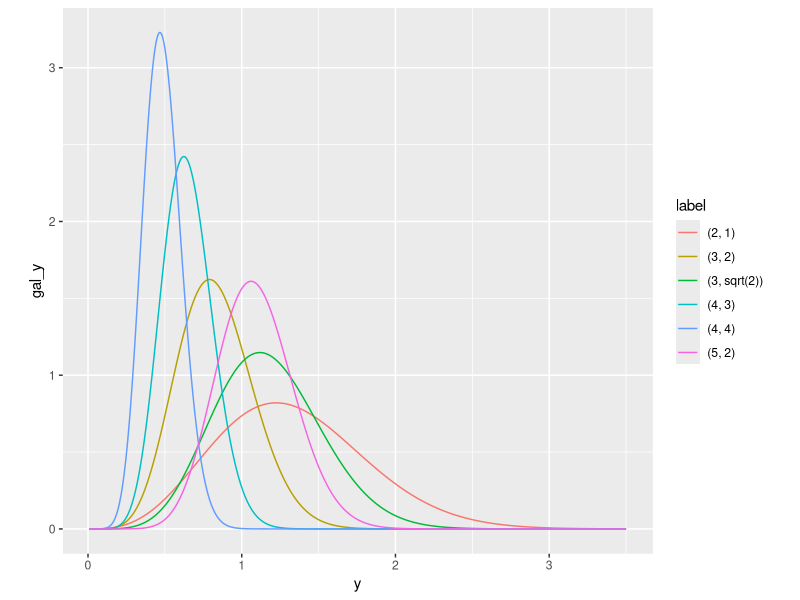

Reproduce this figure in R.
## ---- chunk 1
knitr::opts_chunk$set(echo = TRUE)
library(ggplot2)
## ---- chunk 2

dgalenshore = function(y, a, theta) {
	(2 / gamma(a)) * theta^(2 * a) * y^(2 * a - 1) * exp(-(theta^2) * y^2)
}

y = seq(0.01, 3.5, length = 1000)
df = rbind(
	data.frame(y = y, gal_y = dgalenshore(y, 2, 1), label = "(2, 1)"),
	data.frame(y = y, gal_y = dgalenshore(y, 3, sqrt(2)), label = "(3, sqrt(2))"),
	data.frame(y = y, gal_y = dgalenshore(y, 3, 2), label = "(3, 2)"),
	data.frame(y = y, gal_y = dgalenshore(y, 5, 2), label = "(5, 2)"),
	data.frame(y = y, gal_y = dgalenshore(y, 4, 3), label = "(4, 3)"),
	data.frame(y = y, gal_y = dgalenshore(y, 4, 4), label = "(4, 4)")
)

ggplot(df, aes(y, gal_y, group = label, color = label)) +
geom_line() + coord_fixed(ratio = 1)
